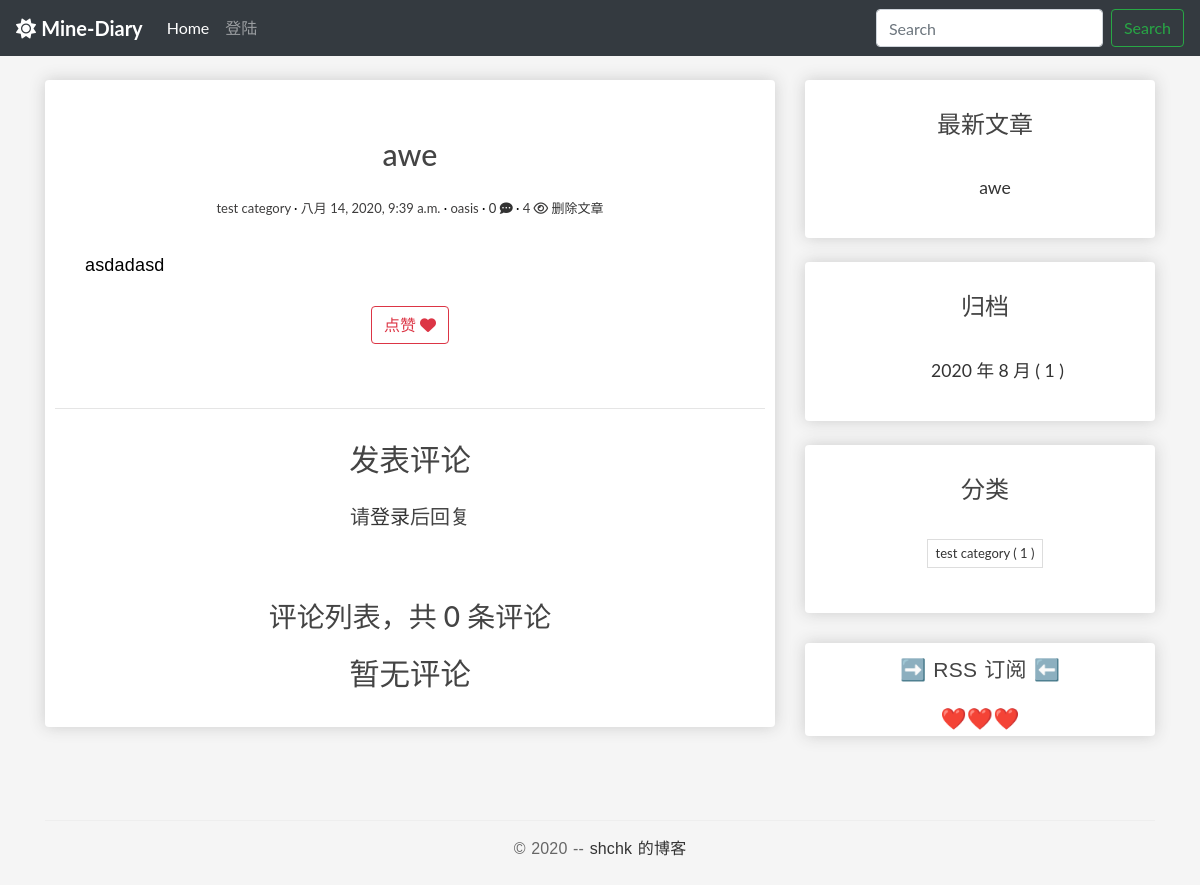
The page /blogs/611/ on the database its author committed.
### blog/models.py (models this page shows, shortened)
class Post(models.Model):
    author = models.ForeignKey(
        User, verbose_name='作者', on_delete=models.CASCADE)
    title = models.CharField('标题', max_length=100)
    body = models.TextField('正文')
    created_time = models.DateTimeField('创建时间', default=timezone.now)
    modified_time = models.DateTimeField('修改时间')
    excerpt = models.CharField('摘要', max_length=100, blank=True)
    categories = models.ForeignKey(
        Category, verbose_name='分类', on_delete=models.CASCADE)
    views = models.PositiveIntegerField('浏览量', default=0, editable=False)
    likes = models.PositiveIntegerField(default=0)
    def increase_views(self):
        self.views += 1
        self.save(update_fields=['views'])
    def save(self, *args, **kwargs):
        self.modified_time = timezone.now()
        md = markdown.Markdown(extensions=[
            'markdown.extensions.extra',
            'markdown.extensions.codehilite',
        ])
        self.excerpt = strip_tags(md.convert(self.body))[:50]
        super().save(*args, **kwargs)
    def get_absolute_url(self):
        return reverse('blog:detail', kwargs={'pk': self.pk})
    @cached_property
    def rich_content(self):
        return generate_rich_content(self.body)
    @property
    def toc(self):
        return self.rich_content.get('toc', '')
    @property
    def body_html(self):
        return self.rich_content.get('content', '')
    class Meta:
        verbose_name = '文章'
        verbose_name_plural = verbose_name
        ordering = ['-created_time']

class Category(models.Model):
    name = models.CharField(max_length=100)
    class Meta:
        verbose_name = '分类'
        verbose_name_plural = verbose_name

### blog/views.py (the view)
# urls.py: path('blogs/<int:pk>/', PostDetailView.as_view(), name='detail'),
class PostDetailView(DetailView):
    model = Post
    template_name = 'blog/detail.html'
    context_object_name = 'post'
    def get(self, request, *args, **kwargs):
        HttpResponse = super(PostDetailView, self).get(
            request, *args, **kwargs)
        self.object.increase_views()
        return HttpResponse

### blog/models.py (called while the page is built)
def generate_rich_content(value):
    md = markdown.Markdown(
        extensions=[
            "markdown.extensions.extra",
            "markdown.extensions.codehilite",
            TocExtension(slugify=slugify),
        ]
    )
    content = md.convert(value)
    m = re.search(r'<div class="toc">\s*<ul>(.*)</ul>\s*</div>', md.toc, re.S)
    toc = m.group(1) if m is not None else ""
    return {"content": content, "toc": toc}

### blog/templatetags/blog_extras.py (called while the page is built)
@register.inclusion_tag('blog/inclusions/_recent_posts.html', takes_context=True)
def show_recent_posts(context, num=5):
    return {
        'recent_post_list': Post.objects.all().order_by('-created_time')[:num],
    }

@register.inclusion_tag('blog/inclusions/_archives.html', takes_context=True)
def show_archives(context):
    date_list = Post.objects.annotate(year=ExtractYear('created_time'), month=ExtractMonth(
        'created_time')).values('year', 'month').order_by('year', 'month').annotate(num_posts=Count('id'))
    return {
        'date_list': date_list
    }

@register.inclusion_tag('blog/inclusions/_categories.html', takes_context=True)
def show_categories(context):
    category_list = Category.objects.annotate(
        num_posts=Count('post')).filter(num_posts__gt=0)
    return {
        'category_list': category_list
    }

### comments/templatetags/comments_extras.py (called while the page is built)
@register.inclusion_tag('comments/inclusions/_list.html', takes_context=True)
def show_comments(context, post):
    comment_list = post.comments_post.all()
    comment_count = comment_list.count()
    return {
        'comment_list': comment_list,
        'comment_count': comment_count
    }

### blog/templates/blog/detail.html (shortened to what this page needs)
{% extends 'base.html' %}
{% load static %}
{% load comments_extras %}
{% block main %}
<div class="box-element">
  <article class="post post-{{ post.pk }}">
    <header class="entry-header">
      <h1 class="entry-title">{{ post.title }}</h1>
      <div class="entry-meta">
        <span class="post-category"><a>{{ post.categories.name }}</a></span>
        <span class="post-date"><a><time class="entry-date"
              datetime="{{ post.created_time }}">{{ post.created_time }}</time></a></span>
        <span class="post-author"><a>{{ post.author }}</a></span>
        <span class="comments-link"><a href="#comment-area">{{ post.comments_post.count }} <i
              class="fas fa-comment-dots"></i></a></span>
        <span class="views-count"><a>{{ post.views }} <i class="far fa-eye"></i></a></span>
        <span>
          <a href="#" onclick="confirm_safe_delete()">删除文章</a>
        </span>
      </div>
    </header>
    <div class="entry-content clearfix">
      {{ post.body_html|safe }}
    </div>
    <div style="text-align:center;" class="mt-4">
      <button class="btn btn-outline-danger"
              type="button"
              onclick="validate_is_like(
                      '{% url 'blog:increase_likes' post.id %}',
                      {{ post.id }},
                      {{ post.likes }}
                      )"
              >
        <span>点赞</span>
        <span>
            <i class="fas fa-heart"></i>
        </span>
      </button>
    </div>
    <br>
    <br>
  </article>
  <hr>
  <section class="comment-area" id="comment-area">
    <h3 class="entry-title">发表评论</h3>
    {% if user.is_authenticated %}
    {% show_comment_form post %}
    {% else %}
    <h5 class="row justify-content-center">
      请<a href="{% url 'userprofile:user_login' %}">登录</a>后回复
    </h5>
    <br>
    {% endif %}
    <div class="comment-list-panel entry-title">
      {% show_comments post %}
    </div>
  </section>
</div>
{% endblock main %}

### blog/templates/blog/inclusions/_recent_posts.html
<div class="widget widget-recent-posts">
  <h3 class="widget-title entry-title">最新文章</h3>
  <ul>
    {% for post in recent_post_list %}
      <div class="entry-free">
        <li>
            <a href="{{ post.get_absolute_url }}">{{ post.title }}</a>
        </li>
      </div>
    {% empty %}
      暂无文章！
    {% endfor %}
  </ul>
</div>

### blog/templates/blog/inclusions/_categories.html
<div class="widget widget-tag-cloud">
  <h3 class="widget-title entry-title">分类</h3>
  <ul>
    {% for category in category_list %}
        <div class="entry-free">
            <li>
                <a href="{% url 'blog:categories' category.pk %}">{{ category.name }} <span class="post-count">( {{ category.num_posts }} )</span></a>
            </li>
        </div>
    {% empty %}
      暂无分类！
    {% endfor %}
  </ul>
</div>

### blog/static/blog/css/main.css (style rules this page uses)
body { background-color: whitesmoke; }
.box-element { box-shadow: hsl(0, 0%, 80%) 0 0 16px; background-color: #fff; border-radius: 4px; padding: 10px; }
.entry-free { text-align: center; font-size: 1.1em; margin-bottom: 20px; line-height: 1.6; padding: 10px 20px 0; }
* { outline: none; }
h1, h2, h3, h4, h5, h6 { margin-top: 0; }
a { color: #333; }
body { color: #444; font-family: 'Lato', sans-serif; }
p { font-family: 'Ubuntu', sans-serif; font-weight: 400; word-spacing: 1px; letter-spacing: 0.01em; }
.post { background: #fff; padding: 30px 30px 0; }
.entry-title { text-align: center; font-size: 1.9em; margin-bottom: 20px; line-height: 1.6; padding: 10px 20px 0; }
.entry-meta { text-align: center; color: #3d3c3c; font-size: 13px; margin-bottom: 30px; }
.entry-content { font-size: 18px; line-height: 1.9; font-weight: 300; color: #000; }
.post-category::after, .post-date::after, .post-author::after, .comments-link::after { content: ' ·'; color: #000; }
.widget { background: #fff; padding: 5px 0 5px 10px; }
.widget-title { font-size: 1.5em; margin-bottom: 20px; line-height: 1.6; padding: 10px 0 0; font-weight: 400; }
.widget-recent-posts ul { padding: 0; margin: 0; padding-left: 20px; }
.widget-recent-posts ul li { list-style-type: none; position: relative; line-height: 170%; margin-bottom: 10px; }
.widget-recent-posts ul li::before { content: '\f3d3'; font-family: "Ionicons"; position: absolute; left: -17px; top: 3px; font-size: 16px; color: #000; }
.widget-tag-cloud ul { padding: 0; margin: 0; margin-right: -10px; }
.widget-tag-cloud ul li { list-style-type: none; font-size: 13px; display: inline-block; margin-right: 10px; margin-bottom: 10px; padding: 3px 8px; border: 1px solid #ddd; }
.comment-area { padding: 0 30px 0; }
.comment-list-panel { margin-top: 30px; }

### rows shown on the page
Post: title "awe", categories.name "test category", created_time "八月 14, 2020, 9:39 a.m.", author "oasis", comments_post.count "0", views "4", body_html "asdadasd"
Category: name "test category", num_posts "1"

### other values the page prints
{{ comment_count }} "0"
{{ date.year }} "2020"
{{ date.month }} "8"
{{ date.num_posts }} "1"
